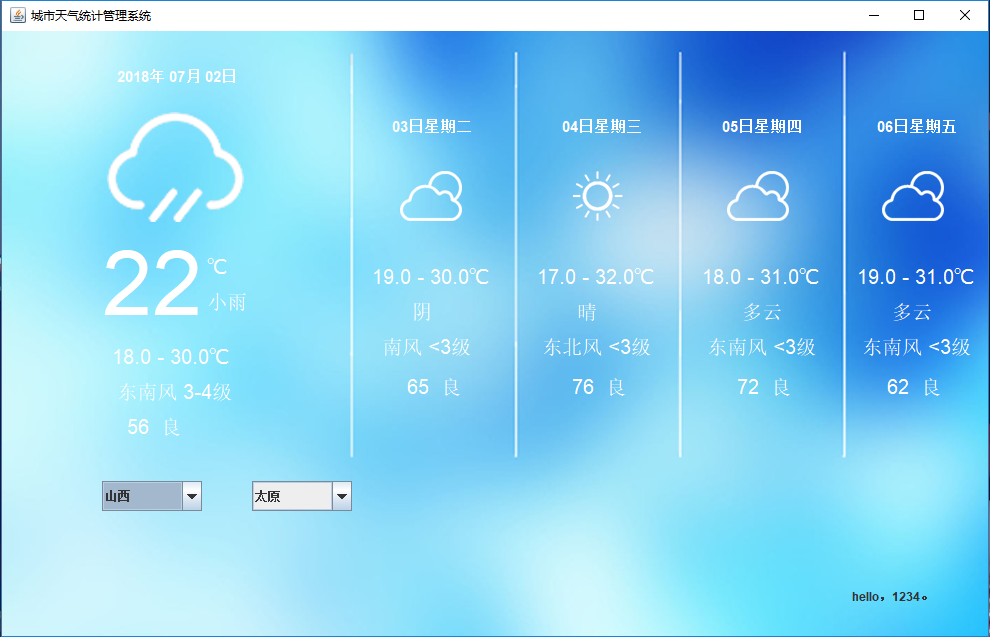
#> input picture python_learning_liaoxuefeng/icon/test.png, 990 x 637 px
$ python three.py   (older library calls are emulated)
#> lines starting #> are read from the running program, lines starting #| are printed output that depends on the picture
# TODO:PIL 第三方模块

from PIL import Image

image = Image.open('icon/test.png')
#> image is the input picture: PIL image 990x637 RGBA; mean R, G, B, A 136.8, 209.6, 244.2, 255
w, h = image.size
#> w = 990; h = 637

# 1234/12/12 12:12 Tata:
# 缩放放到50%
# new_image = image.resize((int(w // 2), int(h // 2)), Image.ANTIALIAS)
# new_image.save('icon/new_test.png')
# new_image.close()

image1 = Image.open('icon/test1.JPG')
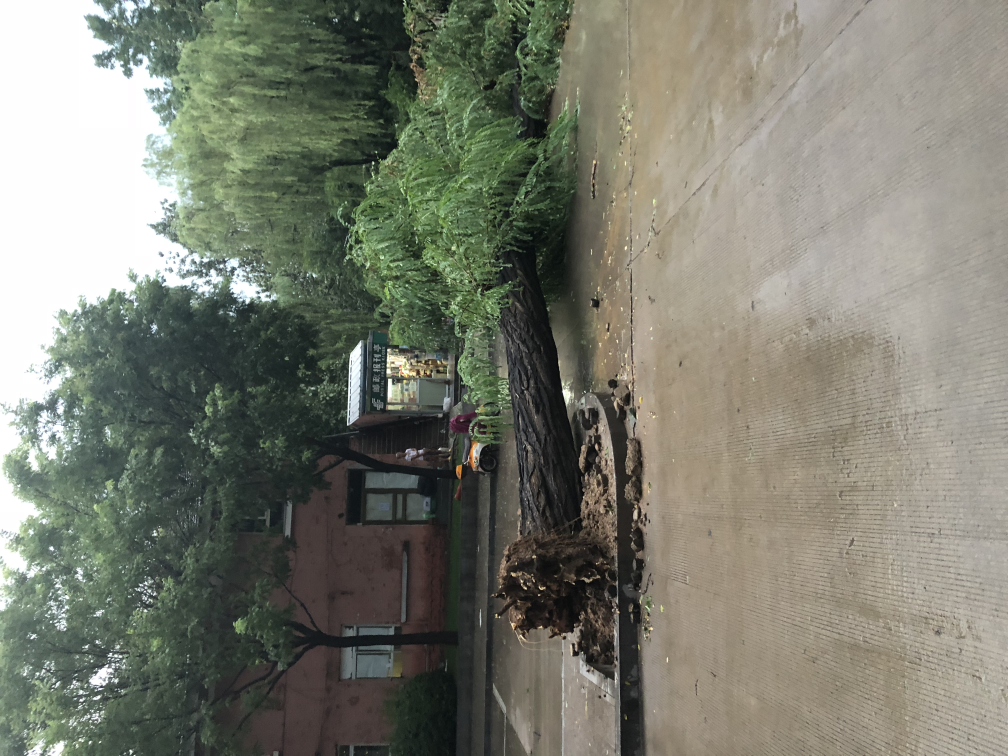
#> input picture python_learning_liaoxuefeng/icon/test1.JPG, 4032 x 3024 px (shown at 1/4 size)
#> image1 is the input picture: PIL image 4032x3024 RGB; mean R, G, B 122.9, 124.8, 112.2
image1.thumbnail((int(w // 2), int(h // 2)))
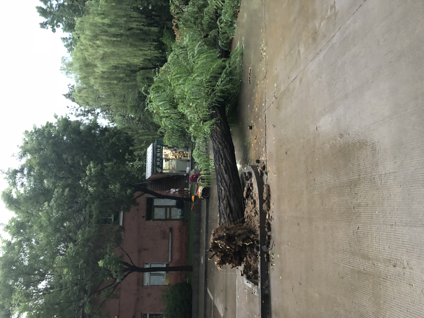
#> image1: PIL image 424x318 RGB; mean R, G, B 122.9, 124.8, 112.2
image1.save('icon/new_test1.JPG', 'JPEG')

# [33 lines of commented-out code are left out]
